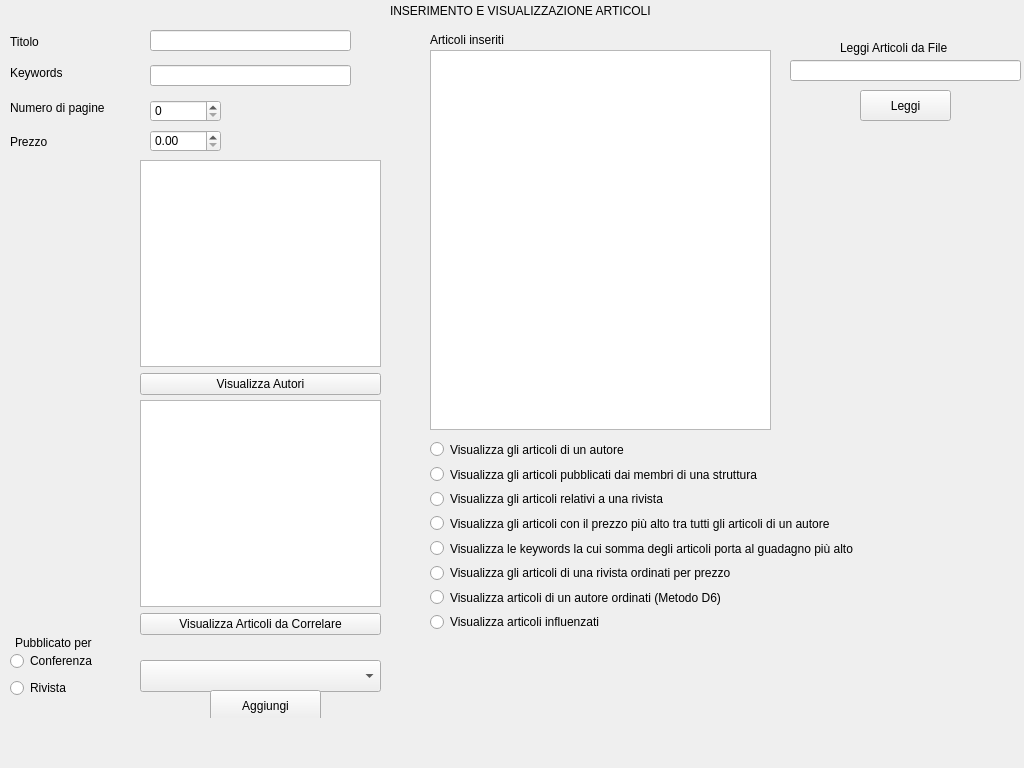
<?xml version="1.0" encoding="UTF-8"?>
<ui version="4.0">
 <class>paginaArticolo</class>
 <widget class="QWidget" name="paginaArticolo">
  <property name="geometry">
   <rect>
    <x>0</x>
    <y>0</y>
    <width>1024</width>
    <height>768</height>
   </rect>
  </property>
  <property name="windowTitle">
   <string>Form</string>
  </property>
  <widget class="QStackedWidget" name="stackedWidget">
   <property name="geometry">
    <rect>
     <x>0</x>
     <y>0</y>
     <width>1024</width>
     <height>718</height>
    </rect>
   </property>
   <widget class="QWidget" name="Home">
    <widget class="QLabel" name="labelPrezzo">
     <property name="geometry">
      <rect>
       <x>10</x>
       <y>135</y>
       <width>47</width>
       <height>13</height>
      </rect>
     </property>
     <property name="text">
      <string>Prezzo</string>
     </property>
    </widget>
    <widget class="QLabel" name="labelNumeroPagine">
     <property name="geometry">
      <rect>
       <x>10</x>
       <y>100</y>
       <width>111</width>
       <height>16</height>
      </rect>
     </property>
     <property name="text">
      <string>Numero di pagine</string>
     </property>
    </widget>
    <widget class="QLabel" name="labelKeywords">
     <property name="geometry">
      <rect>
       <x>10</x>
       <y>65</y>
       <width>71</width>
       <height>16</height>
      </rect>
     </property>
     <property name="text">
      <string>Keywords</string>
     </property>
    </widget>
    <widget class="QLabel" name="labelTitolo">
     <property name="geometry">
      <rect>
       <x>10</x>
       <y>35</y>
       <width>47</width>
       <height>13</height>
      </rect>
     </property>
     <property name="text">
      <string>Titolo</string>
     </property>
    </widget>
    <widget class="QSpinBox" name="NumeroPagine">
     <property name="geometry">
      <rect>
       <x>150</x>
       <y>100</y>
       <width>71</width>
       <height>22</height>
      </rect>
     </property>
     <property name="maximum">
      <number>50000</number>
     </property>
    </widget>
    <widget class="QLineEdit" name="Titolo">
     <property name="geometry">
      <rect>
       <x>150</x>
       <y>30</y>
       <width>201</width>
       <height>21</height>
      </rect>
     </property>
    </widget>
    <widget class="QDoubleSpinBox" name="Prezzo">
     <property name="geometry">
      <rect>
       <x>150</x>
       <y>130</y>
       <width>71</width>
       <height>22</height>
      </rect>
     </property>
     <property name="maximum">
      <double>50000.000000000000000</double>
     </property>
    </widget>
    <widget class="QLineEdit" name="Keywords">
     <property name="geometry">
      <rect>
       <x>150</x>
       <y>65</y>
       <width>201</width>
       <height>21</height>
      </rect>
     </property>
    </widget>
    <widget class="QListWidget" name="listArticoli">
     <property name="geometry">
      <rect>
       <x>430</x>
       <y>50</y>
       <width>341</width>
       <height>380</height>
      </rect>
     </property>
    </widget>
    <widget class="QComboBox" name="PubblicatoPer">
     <property name="geometry">
      <rect>
       <x>140</x>
       <y>660</y>
       <width>241</width>
       <height>32</height>
      </rect>
     </property>
    </widget>
    <widget class="QWidget" name="layoutWidget">
     <property name="geometry">
      <rect>
       <x>140</x>
       <y>400</y>
       <width>241</width>
       <height>235</height>
      </rect>
     </property>
     <layout class="QVBoxLayout" name="verticalLayout">
      <item>
       <widget class="QListWidget" name="listArticoliCorrelati"/>
      </item>
      <item>
       <widget class="QPushButton" name="buttonVisualizzaArticoli">
        <property name="text">
         <string>Visualizza Articoli da Correlare</string>
        </property>
       </widget>
      </item>
     </layout>
    </widget>
    <widget class="QWidget" name="layoutWidget">
     <property name="geometry">
      <rect>
       <x>140</x>
       <y>160</y>
       <width>241</width>
       <height>235</height>
      </rect>
     </property>
     <layout class="QVBoxLayout" name="verticalLayout_2">
      <item>
       <widget class="QListWidget" name="listAutori"/>
      </item>
      <item>
       <widget class="QPushButton" name="buttonVisualizzaAutori">
        <property name="text">
         <string>Visualizza Autori</string>
        </property>
       </widget>
      </item>
     </layout>
    </widget>
    <widget class="QWidget" name="layoutWidget">
     <property name="geometry">
      <rect>
       <x>10</x>
       <y>650</y>
       <width>101</width>
       <height>51</height>
      </rect>
     </property>
     <layout class="QVBoxLayout" name="verticalLayout_3">
      <item>
       <widget class="QRadioButton" name="buttonConferenze">
        <property name="text">
         <string>Conferenza</string>
        </property>
       </widget>
      </item>
      <item>
       <widget class="QRadioButton" name="buttonRiviste">
        <property name="text">
         <string>Rivista</string>
        </property>
       </widget>
      </item>
     </layout>
    </widget>
    <widget class="QPushButton" name="buttonAggiungi">
     <property name="geometry">
      <rect>
       <x>210</x>
       <y>690</y>
       <width>111</width>
       <height>31</height>
      </rect>
     </property>
     <property name="text">
      <string>Aggiungi</string>
     </property>
    </widget>
    <widget class="QLabel" name="labelPubblicatoPer">
     <property name="geometry">
      <rect>
       <x>15</x>
       <y>635</y>
       <width>91</width>
       <height>16</height>
      </rect>
     </property>
     <property name="text">
      <string>Pubblicato per</string>
     </property>
    </widget>
    <widget class="QLabel" name="labelArticoliInseriti">
     <property name="geometry">
      <rect>
       <x>430</x>
       <y>30</y>
       <width>91</width>
       <height>20</height>
      </rect>
     </property>
     <property name="text">
      <string>Articoli inseriti</string>
     </property>
    </widget>
    <widget class="QWidget" name="layoutWidget">
     <property name="geometry">
      <rect>
       <x>430</x>
       <y>440</y>
       <width>494</width>
       <height>191</height>
      </rect>
     </property>
     <layout class="QVBoxLayout" name="verticalLayout_5">
      <item>
       <widget class="QRadioButton" name="buttonVisualizzaArticoliAutore">
        <property name="text">
         <string>Visualizza gli articoli di un autore</string>
        </property>
       </widget>
      </item>
      <item>
       <widget class="QRadioButton" name="buttonVisualizzaArticoliStruttura">
        <property name="text">
         <string>Visualizza gli articoli pubblicati dai membri di una struttura</string>
        </property>
       </widget>
      </item>
      <item>
       <widget class="QRadioButton" name="buttonVisualizzaArticoliRivista">
        <property name="text">
         <string>Visualizza gli articoli relativi a una rivista</string>
        </property>
       </widget>
      </item>
      <item>
       <widget class="QRadioButton" name="buttonVisualizzaArticoliCostosiAutore">
        <property name="text">
         <string>Visualizza gli articoli con il prezzo più alto tra tutti gli articoli di un autore</string>
        </property>
       </widget>
      </item>
      <item>
       <widget class="QRadioButton" name="buttonVisualizzaKeywordsArticoliGuadagnoMax">
        <property name="text">
         <string>Visualizza le keywords la cui somma degli articoli porta al guadagno più alto</string>
        </property>
       </widget>
      </item>
      <item>
       <widget class="QRadioButton" name="buttonVisualizzaArticoliRivistaOrdinatiPerPrezzo">
        <property name="text">
         <string>Visualizza gli articoli di una rivista ordinati per prezzo</string>
        </property>
       </widget>
      </item>
      <item>
       <widget class="QRadioButton" name="buttonVisualizzaArticoliAutoreOrdinatiD6">
        <property name="text">
         <string>Visualizza articoli di un autore ordinati (Metodo D6)</string>
        </property>
       </widget>
      </item>
      <item>
       <widget class="QRadioButton" name="buttonVisualizzaArticoliInfluenzati">
        <property name="text">
         <string>Visualizza articoli influenzati</string>
        </property>
       </widget>
      </item>
     </layout>
    </widget>
    <widget class="QLabel" name="labelTitolo_2">
     <property name="geometry">
      <rect>
       <x>390</x>
       <y>3</y>
       <width>281</width>
       <height>16</height>
      </rect>
     </property>
     <property name="text">
      <string>INSERIMENTO E VISUALIZZAZIONE ARTICOLI</string>
     </property>
    </widget>
    <widget class="QLineEdit" name="Percorso">
     <property name="geometry">
      <rect>
       <x>790</x>
       <y>60</y>
       <width>231</width>
       <height>21</height>
      </rect>
     </property>
    </widget>
    <widget class="QPushButton" name="buttonLeggi">
     <property name="geometry">
      <rect>
       <x>860</x>
       <y>90</y>
       <width>91</width>
       <height>31</height>
      </rect>
     </property>
     <property name="text">
      <string>Leggi</string>
     </property>
    </widget>
    <widget class="QLabel" name="labelLeggiDaFile">
     <property name="geometry">
      <rect>
       <x>840</x>
       <y>40</y>
       <width>131</width>
       <height>16</height>
      </rect>
     </property>
     <property name="text">
      <string>Leggi Articoli da File</string>
     </property>
    </widget>
   </widget>
   <widget class="QWidget" name="pageVisualizzaArticoliAutore">
    <widget class="QListWidget" name="page2_listArticoli">
     <property name="geometry">
      <rect>
       <x>570</x>
       <y>150</y>
       <width>350</width>
       <height>370</height>
      </rect>
     </property>
    </widget>
    <widget class="QWidget" name="layoutWidget">
     <property name="geometry">
      <rect>
       <x>150</x>
       <y>150</y>
       <width>311</width>
       <height>381</height>
      </rect>
     </property>
     <layout class="QVBoxLayout" name="verticalLayout_4">
      <item>
       <widget class="QListWidget" name="page2_listAutori"/>
      </item>
      <item>
       <widget class="QPushButton" name="page2_buttonSeleziona">
        <property name="text">
         <string>Seleziona</string>
        </property>
       </widget>
      </item>
     </layout>
    </widget>
    <widget class="QPushButton" name="page2_buttonIndietro">
     <property name="geometry">
      <rect>
       <x>10</x>
       <y>20</y>
       <width>101</width>
       <height>32</height>
      </rect>
     </property>
     <property name="text">
      <string>Indietro</string>
     </property>
    </widget>
    <widget class="QLabel" name="page2_labelTitolo">
     <property name="geometry">
      <rect>
       <x>410</x>
       <y>20</y>
       <width>201</width>
       <height>16</height>
      </rect>
     </property>
     <property name="text">
      <string>Visualizza gli articoli di un autore</string>
     </property>
    </widget>
    <widget class="QLabel" name="page2_labelListAutori">
     <property name="geometry">
      <rect>
       <x>160</x>
       <y>130</y>
       <width>91</width>
       <height>16</height>
      </rect>
     </property>
     <property name="text">
      <string>Autori Inseriti</string>
     </property>
    </widget>
    <widget class="QLabel" name="page2_labelListArticoli">
     <property name="geometry">
      <rect>
       <x>570</x>
       <y>130</y>
       <width>181</width>
       <height>16</height>
      </rect>
     </property>
     <property name="text">
      <string>Articoli relativi alla selezione</string>
     </property>
    </widget>
   </widget>
   <widget class="QWidget" name="pageVisualizzaArticoliStruttura">
    <widget class="QPushButton" name="page3_buttonIndietro">
     <property name="geometry">
      <rect>
       <x>10</x>
       <y>20</y>
       <width>101</width>
       <height>32</height>
      </rect>
     </property>
     <property name="text">
      <string>Indietro</string>
     </property>
    </widget>
    <widget class="QListWidget" name="page3_listArticoli">
     <property name="geometry">
      <rect>
       <x>550</x>
       <y>150</y>
       <width>350</width>
       <height>370</height>
      </rect>
     </property>
    </widget>
    <widget class="QWidget" name="layoutWidget_3">
     <property name="geometry">
      <rect>
       <x>130</x>
       <y>150</y>
       <width>291</width>
       <height>381</height>
      </rect>
     </property>
     <layout class="QVBoxLayout" name="verticalLayout_7">
      <item>
       <widget class="QListWidget" name="page3_listStrutture"/>
      </item>
      <item>
       <widget class="QPushButton" name="page3_buttonSeleziona">
        <property name="text">
         <string>Seleziona</string>
        </property>
       </widget>
      </item>
     </layout>
    </widget>
    <widget class="QLabel" name="page3_labelTitolo">
     <property name="geometry">
      <rect>
       <x>340</x>
       <y>20</y>
       <width>361</width>
       <height>16</height>
      </rect>
     </property>
     <property name="text">
      <string>Visualizza gli articoli pubblicati dai membri di una struttura</string>
     </property>
    </widget>
    <widget class="QLabel" name="page3_labelListStrutture">
     <property name="geometry">
      <rect>
       <x>140</x>
       <y>130</y>
       <width>111</width>
       <height>16</height>
      </rect>
     </property>
     <property name="text">
      <string>Strutture presenti</string>
     </property>
    </widget>
    <widget class="QLabel" name="page3_labelListArticoli">
     <property name="geometry">
      <rect>
       <x>550</x>
       <y>130</y>
       <width>181</width>
       <height>16</height>
      </rect>
     </property>
     <property name="text">
      <string>Articoli relativi alla selezione</string>
     </property>
    </widget>
   </widget>
   <widget class="QWidget" name="pageVisualizzaArticoliRivista">
    <widget class="QListWidget" name="page4_listArticoli">
     <property name="geometry">
      <rect>
       <x>570</x>
       <y>150</y>
       <width>331</width>
       <height>370</height>
      </rect>
     </property>
    </widget>
    <widget class="QPushButton" name="page4_buttonIndietro">
     <property name="geometry">
      <rect>
       <x>10</x>
       <y>20</y>
       <width>101</width>
       <height>32</height>
      </rect>
     </property>
     <property name="text">
      <string>Indietro</string>
     </property>
    </widget>
    <widget class="QWidget" name="layoutWidget_4">
     <property name="geometry">
      <rect>
       <x>150</x>
       <y>150</y>
       <width>311</width>
       <height>381</height>
      </rect>
     </property>
     <layout class="QVBoxLayout" name="verticalLayout_8">
      <item>
       <widget class="QListWidget" name="page4_listRiviste"/>
      </item>
      <item>
       <widget class="QPushButton" name="page4_buttonSeleziona">
        <property name="text">
         <string>Seleziona</string>
        </property>
       </widget>
      </item>
     </layout>
    </widget>
    <widget class="QLabel" name="page4_labelTitolo">
     <property name="geometry">
      <rect>
       <x>380</x>
       <y>20</y>
       <width>241</width>
       <height>16</height>
      </rect>
     </property>
     <property name="text">
      <string>Visualizza gli articoli relativi a una rivista</string>
     </property>
    </widget>
    <widget class="QLabel" name="page4_labelListRiviste">
     <property name="geometry">
      <rect>
       <x>160</x>
       <y>130</y>
       <width>91</width>
       <height>16</height>
      </rect>
     </property>
     <property name="text">
      <string>Riviste inserite</string>
     </property>
    </widget>
    <widget class="QLabel" name="page4_labelListArticoli">
     <property name="geometry">
      <rect>
       <x>570</x>
       <y>130</y>
       <width>181</width>
       <height>16</height>
      </rect>
     </property>
     <property name="text">
      <string>Articoli relativi alla selezione</string>
     </property>
    </widget>
   </widget>
   <widget class="QWidget" name="pageVisualizzaArticoliCostosiAutore">
    <widget class="QPushButton" name="page5_buttonIndietro">
     <property name="geometry">
      <rect>
       <x>10</x>
       <y>20</y>
       <width>101</width>
       <height>32</height>
      </rect>
     </property>
     <property name="text">
      <string>Indietro</string>
     </property>
    </widget>
    <widget class="QWidget" name="layoutWidget_2">
     <property name="geometry">
      <rect>
       <x>150</x>
       <y>150</y>
       <width>311</width>
       <height>381</height>
      </rect>
     </property>
     <layout class="QVBoxLayout" name="verticalLayout_6">
      <item>
       <widget class="QListWidget" name="page5_listAutori"/>
      </item>
      <item>
       <widget class="QPushButton" name="page5_buttonSeleziona">
        <property name="text">
         <string>Seleziona</string>
        </property>
       </widget>
      </item>
     </layout>
    </widget>
    <widget class="QListWidget" name="page5_listArticoli">
     <property name="geometry">
      <rect>
       <x>570</x>
       <y>150</y>
       <width>350</width>
       <height>370</height>
      </rect>
     </property>
    </widget>
    <widget class="QLabel" name="page5_labelTitolo">
     <property name="geometry">
      <rect>
       <x>310</x>
       <y>20</y>
       <width>441</width>
       <height>16</height>
      </rect>
     </property>
     <property name="text">
      <string>Visualizza gli articoli con il prezzo più alto tra tutti gli articoli di un autore</string>
     </property>
    </widget>
    <widget class="QLabel" name="page5_labelListAutori">
     <property name="geometry">
      <rect>
       <x>160</x>
       <y>130</y>
       <width>81</width>
       <height>16</height>
      </rect>
     </property>
     <property name="text">
      <string>Autori inseriti</string>
     </property>
    </widget>
    <widget class="QLabel" name="page5_labelListArticoli">
     <property name="geometry">
      <rect>
       <x>570</x>
       <y>130</y>
       <width>231</width>
       <height>16</height>
      </rect>
     </property>
     <property name="text">
      <string>Articoli relativi alla selezione</string>
     </property>
    </widget>
    <widget class="QLineEdit" name="page5_PrezzoPiuAlto">
     <property name="geometry">
      <rect>
       <x>670</x>
       <y>570</y>
       <width>101</width>
       <height>21</height>
      </rect>
     </property>
     <property name="readOnly">
      <bool>true</bool>
     </property>
    </widget>
    <widget class="QLabel" name="page5_labelPrezzoPiuAlto">
     <property name="geometry">
      <rect>
       <x>570</x>
       <y>570</y>
       <width>101</width>
       <height>16</height>
      </rect>
     </property>
     <property name="text">
      <string>Prezzo più alto</string>
     </property>
    </widget>
   </widget>
   <widget class="QWidget" name="pageVisualizzaKeywordsArticoliGuadagnoMax">
    <widget class="QPushButton" name="page6_buttonIndietro">
     <property name="geometry">
      <rect>
       <x>10</x>
       <y>20</y>
       <width>101</width>
       <height>32</height>
      </rect>
     </property>
     <property name="text">
      <string>Indietro</string>
     </property>
    </widget>
    <widget class="QLineEdit" name="page6_Guadagno">
     <property name="geometry">
      <rect>
       <x>260</x>
       <y>180</y>
       <width>131</width>
       <height>21</height>
      </rect>
     </property>
     <property name="readOnly">
      <bool>true</bool>
     </property>
    </widget>
    <widget class="QLabel" name="page6_labelGuadagno">
     <property name="geometry">
      <rect>
       <x>140</x>
       <y>182</y>
       <width>111</width>
       <height>16</height>
      </rect>
     </property>
     <property name="text">
      <string>Guadagno più alto</string>
     </property>
    </widget>
    <widget class="QListWidget" name="page6_listKeywords">
     <property name="geometry">
      <rect>
       <x>470</x>
       <y>180</y>
       <width>291</width>
       <height>370</height>
      </rect>
     </property>
    </widget>
    <widget class="QLabel" name="page6_labelTitolo">
     <property name="geometry">
      <rect>
       <x>300</x>
       <y>20</y>
       <width>461</width>
       <height>16</height>
      </rect>
     </property>
     <property name="text">
      <string>Visualizza le keywords la cui somma degli articoli porta al guadagno più alto</string>
     </property>
    </widget>
    <widget class="QLabel" name="page6_labelListKeywords">
     <property name="geometry">
      <rect>
       <x>470</x>
       <y>160</y>
       <width>211</width>
       <height>16</height>
      </rect>
     </property>
     <property name="text">
      <string>Keywords relative alla selezione</string>
     </property>
    </widget>
   </widget>
   <widget class="QWidget" name="pageVisualizzaArticoliRivistaOrdinatiPerPrezzo">
    <widget class="QPushButton" name="page7_buttonIndietro">
     <property name="geometry">
      <rect>
       <x>10</x>
       <y>20</y>
       <width>101</width>
       <height>32</height>
      </rect>
     </property>
     <property name="text">
      <string>Indietro</string>
     </property>
    </widget>
    <widget class="QListWidget" name="page7_listArticoli">
     <property name="geometry">
      <rect>
       <x>570</x>
       <y>150</y>
       <width>350</width>
       <height>370</height>
      </rect>
     </property>
    </widget>
    <widget class="QWidget" name="layoutWidget_5">
     <property name="geometry">
      <rect>
       <x>170</x>
       <y>150</y>
       <width>311</width>
       <height>381</height>
      </rect>
     </property>
     <layout class="QVBoxLayout" name="verticalLayout_9">
      <item>
       <widget class="QListWidget" name="page7_listRiviste"/>
      </item>
      <item>
       <widget class="QPushButton" name="page7_buttonSeleziona">
        <property name="text">
         <string>Seleziona</string>
        </property>
       </widget>
      </item>
     </layout>
    </widget>
    <widget class="QLabel" name="page7_labelTitolo">
     <property name="geometry">
      <rect>
       <x>350</x>
       <y>20</y>
       <width>331</width>
       <height>16</height>
      </rect>
     </property>
     <property name="text">
      <string>Visualizza gli articoli di una rivista ordinati per prezzo</string>
     </property>
    </widget>
    <widget class="QLabel" name="page7_labelListRiviste">
     <property name="geometry">
      <rect>
       <x>180</x>
       <y>130</y>
       <width>91</width>
       <height>16</height>
      </rect>
     </property>
     <property name="text">
      <string>Riviste inserite</string>
     </property>
    </widget>
    <widget class="QLabel" name="page7_labelListArticoli">
     <property name="geometry">
      <rect>
       <x>570</x>
       <y>130</y>
       <width>181</width>
       <height>16</height>
      </rect>
     </property>
     <property name="text">
      <string>Articoli relativi alla selezione</string>
     </property>
    </widget>
   </widget>
   <widget class="QWidget" name="pageVisualizzaArticoliAutoreOrdinatiD6">
    <widget class="QListWidget" name="page8_listArticoli">
     <property name="geometry">
      <rect>
       <x>570</x>
       <y>150</y>
       <width>350</width>
       <height>370</height>
      </rect>
     </property>
    </widget>
    <widget class="QLabel" name="page8_labelListArticoli">
     <property name="geometry">
      <rect>
       <x>570</x>
       <y>130</y>
       <width>181</width>
       <height>16</height>
      </rect>
     </property>
     <property name="text">
      <string>Articoli relativi alla selezione</string>
     </property>
    </widget>
    <widget class="QPushButton" name="page8_buttonIndietro">
     <property name="geometry">
      <rect>
       <x>10</x>
       <y>20</y>
       <width>101</width>
       <height>32</height>
      </rect>
     </property>
     <property name="text">
      <string>Indietro</string>
     </property>
    </widget>
    <widget class="QLabel" name="page8_labelTitolo">
     <property name="geometry">
      <rect>
       <x>180</x>
       <y>20</y>
       <width>681</width>
       <height>31</height>
      </rect>
     </property>
     <property name="text">
      <string>Visualizzare gli articoli relativi a un autore, ordinati per anno crescente, a parità di anno,
ordinati per prezzo decrescente e a parità di prezzo ordinati in ordine alfabetico per la prima keyword nella lista
</string>
     </property>
     <property name="alignment">
      <set>Qt::AlignCenter</set>
     </property>
    </widget>
    <widget class="QLabel" name="page8_labelListAutori">
     <property name="geometry">
      <rect>
       <x>160</x>
       <y>130</y>
       <width>91</width>
       <height>16</height>
      </rect>
     </property>
     <property name="text">
      <string>Autori Inseriti</string>
     </property>
    </widget>
    <widget class="QWidget" name="layoutWidget_6">
     <property name="geometry">
      <rect>
       <x>150</x>
       <y>150</y>
       <width>311</width>
       <height>381</height>
      </rect>
     </property>
     <layout class="QVBoxLayout" name="verticalLayout_10">
      <item>
       <widget class="QListWidget" name="page8_listAutori"/>
      </item>
      <item>
       <widget class="QPushButton" name="page8_buttonSeleziona">
        <property name="text">
         <string>Seleziona</string>
        </property>
       </widget>
      </item>
     </layout>
    </widget>
   </widget>
   <widget class="QWidget" name="pageVisualizzaArticoliInfluenzati">
    <widget class="QPushButton" name="page9_buttonIndietro">
     <property name="geometry">
      <rect>
       <x>10</x>
       <y>20</y>
       <width>101</width>
       <height>32</height>
      </rect>
     </property>
     <property name="text">
      <string>Indietro</string>
     </property>
    </widget>
    <widget class="QLabel" name="page9_labelTitolo">
     <property name="geometry">
      <rect>
       <x>420</x>
       <y>10</y>
       <width>181</width>
       <height>16</height>
      </rect>
     </property>
     <property name="text">
      <string>Visualizza articoli influenzati</string>
     </property>
     <property name="alignment">
      <set>Qt::AlignCenter</set>
     </property>
    </widget>
    <widget class="QLabel" name="page9_labelListArticoliInfluenzati">
     <property name="geometry">
      <rect>
       <x>560</x>
       <y>140</y>
       <width>181</width>
       <height>16</height>
      </rect>
     </property>
     <property name="text">
      <string>Articoli relativi alla selezione</string>
     </property>
    </widget>
    <widget class="QWidget" name="layoutWidget_7">
     <property name="geometry">
      <rect>
       <x>140</x>
       <y>160</y>
       <width>311</width>
       <height>381</height>
      </rect>
     </property>
     <layout class="QVBoxLayout" name="verticalLayout_11">
      <item>
       <widget class="QListWidget" name="page9_listArticoliInseriti"/>
      </item>
      <item>
       <widget class="QPushButton" name="page9_buttonSeleziona">
        <property name="text">
         <string>Seleziona</string>
        </property>
       </widget>
      </item>
     </layout>
    </widget>
    <widget class="QListWidget" name="page9_listArticoliInfluenzati">
     <property name="geometry">
      <rect>
       <x>560</x>
       <y>160</y>
       <width>350</width>
       <height>370</height>
      </rect>
     </property>
    </widget>
    <widget class="QLabel" name="page9_labelListArticoliInseriti">
     <property name="geometry">
      <rect>
       <x>150</x>
       <y>140</y>
       <width>91</width>
       <height>16</height>
      </rect>
     </property>
     <property name="text">
      <string>Articoli Inseriti</string>
     </property>
    </widget>
   </widget>
  </widget>
 </widget>
 <resources/>
 <connections/>
</ui>
